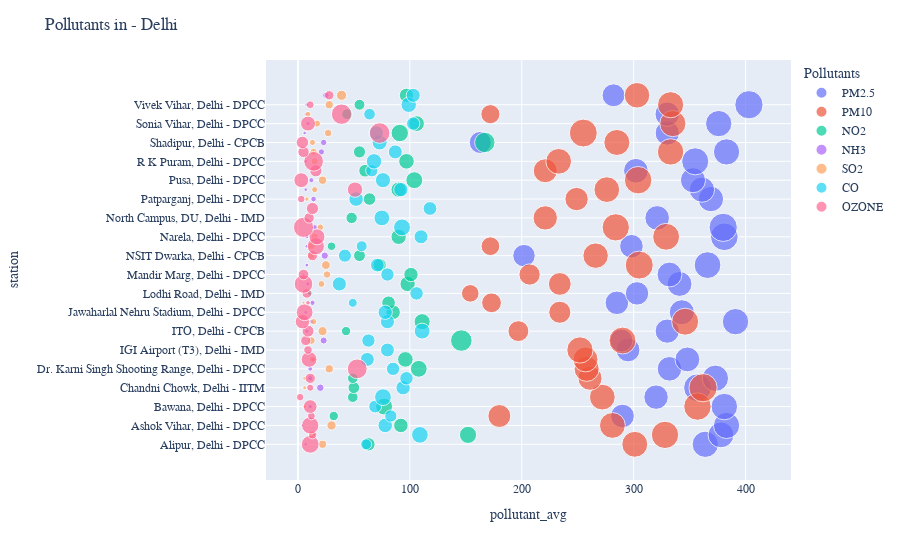
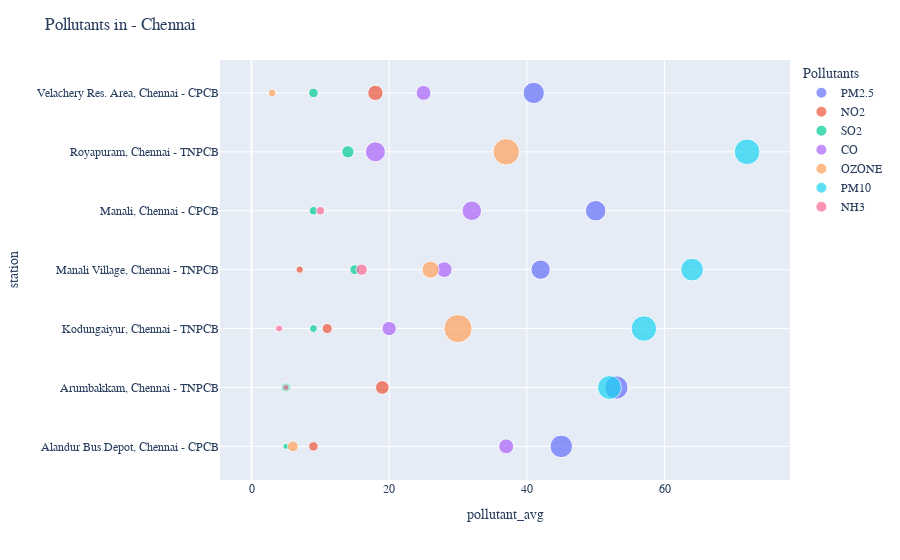

Notebook code cell kept with these figures, in order:
### Markdown cell above
# Data Visulization

### Code cell
import plotly.express as px
def generateScatter(filterr,choice):
    fig = px.scatter(df[df[filterr]==choice], x="pollutant_avg", y="station", color="pollutant_id",size='pollutant_max')
    fig.update_layout(
        title="Pollutants in - {} ".format(choice),
        legend_title="Pollutants",
        font=dict(
            family="Courier New, monospace",
            size=12,
    )
    )
    filename="outs/(SCATTER)Pollutants in - {} ".format(choice)
    fig.write_html("{}.html".format(filename))
    fig.show()
    
generateScatter('state','Delhi')
generateScatter('city','Chennai'),

### Figure 1 — Plotly figure (JSON) as saved in the notebook; plotly's stock layout.template omitted (floating-point values rounded to 4 significant figures)
{"data": [{"hovertemplate": "pollutant_id=PM2.5<br>pollutant_avg=%{x}<br>station=%{y}<br>pollutant_max=%{marker.size}<extra></extra>", "legendgroup": "PM2.5", "marker": {"color": "#636efa", "size": [432, 418, 431, 351, 440, 374, 478, 435, 378, 385, 354, 333, 368, 435, 393, 348, 344, 388, 387, 449, 316, 348, 479, 500, 379, 0.0001, 404, 400, 395, 382, 460, 432, 306, 368, 433, 375, 500, 329], "sizemode": "area", "sizeref": 1.25, "symbol": "circle"}, "mode": "markers", "name": "PM2.5", "orientation": "h", "showlegend": true, "type": "scatter", "x": [364, 378, 383, 290, 381, 320, 357, 373, 332, 348, 295, 289, 330, 391, 343, 285, 303, 341, 332, 366, 202, 298, 381, 380, 321, 0.0001, 369, 361, 353, 302, 355, 383, 163, 330, 376, 330, 403, 282], "xaxis": "x", "y": ["Alipur, Delhi - DPCC", "Anand Vihar, Delhi - DPCC", "Ashok Vihar, Delhi - DPCC", "Aya Nagar, Delhi - IMD", "Bawana, Delhi - DPCC", "CRRI Mathura Road, Delhi - IMD", "Chandni Chowk, Delhi - IITM", "DTU, Delhi - CPCB", "Dr. Karni Singh Shooting Range, Delhi - DPCC", "Dwarka-Sector 8, Delhi - DPCC ", "IGI Airport (T3), Delhi - IMD", "IHBAS, Dilshad Garden, Delhi - CPCB", "ITO, Delhi - CPCB", "Jahangirpuri, Delhi - DPCC", "Jawaharlal Nehru Stadium, Delhi - DPCC", "Lodhi Road, Delhi - IITM", "Lodhi Road, Delhi - IMD", "Major Dhyan Chand National Stadium, Delhi - DPCC", "Mandir Marg, Delhi - DPCC", "Mundka, Delhi - DPCC", "NSIT Dwarka, Delhi - CPCB", "Najafgarh, Delhi - DPCC", "Narela, Delhi - DPCC", "Nehru Nagar, Delhi - DPCC", "North Campus, DU, Delhi - IMD", "Okhla Phase-2, Delhi - DPCC", "Patparganj, Delhi - DPCC", "Punjabi Bagh, Delhi - DPCC", "Pusa, Delhi - DPCC", "Pusa, Delhi - IMD", "R K Puram, Delhi - DPCC", "Rohini, Delhi - DPCC", "Shadipur, Delhi - CPCB", "Sirifort, Delhi - CPCB", "Sonia Vihar, Delhi - DPCC", "Sri Aurobindo Marg, Delhi - DPCC", "Vivek Vihar, Delhi - DPCC", "Wazirpur, Delhi - DPCC"], "yaxis": "y"}, {"hovertemplate": "pollutant_id=PM10<br>pollutant_avg=%{x}<br>station=%{y}<br>pollutant_max=%{marker.size}<extra></extra>", "legendgroup": "PM10", "marker": {"color": "#EF553B", "size": [420, 468, 418, 330, 472, 415, 500, 364, 395, 390, 433, 453, 273, 456, 305, 245, 194, 325, 283, 492, 405, 219, 453, 467, 372, 0.0001, 341, 413, 473, 361, 413, 436, 423, 487, 429, 229, 428, 409], "sizemode": "area", "sizeref": 1.25, "symbol": "circle"}, "mode": "markers", "name": "PM10", "orientation": "h", "showlegend": true, "type": "scatter", "x": [301, 328, 281, 180, 357, 272, 362, 261, 258, 257, 252, 290, 197, 346, 234, 173, 154, 234, 207, 305, 266, 172, 329, 284, 221, 0.0001, 249, 276, 304, 221, 233, 333, 285, 255, 335, 172, 333, 303], "xaxis": "x", "y": ["Alipur, Delhi - DPCC", "Anand Vihar, Delhi - DPCC", "Ashok Vihar, Delhi - DPCC", "Aya Nagar, Delhi - IMD", "Bawana, Delhi - DPCC", "CRRI Mathura Road, Delhi - IMD", "Chandni Chowk, Delhi - IITM", "DTU, Delhi - CPCB", "Dr. Karni Singh Shooting Range, Delhi - DPCC", "Dwarka-Sector 8, Delhi - DPCC ", "IGI Airport (T3), Delhi - IMD", "IHBAS, Dilshad Garden, Delhi - CPCB", "ITO, Delhi - CPCB", "Jahangirpuri, Delhi - DPCC", "Jawaharlal Nehru Stadium, Delhi - DPCC", "Lodhi Road, Delhi - IITM", "Lodhi Road, Delhi - IMD", "Major Dhyan Chand National Stadium, Delhi - DPCC", "Mandir Marg, Delhi - DPCC", "Mundka, Delhi - DPCC", "NSIT Dwarka, Delhi - CPCB", "Najafgarh, Delhi - DPCC", "Narela, Delhi - DPCC", "Nehru Nagar, Delhi - DPCC", "North Campus, DU, Delhi - IMD", "Okhla Phase-2, Delhi - DPCC", "Patparganj, Delhi - DPCC", "Punjabi Bagh, Delhi - DPCC", "Pusa, Delhi - DPCC", "Pusa, Delhi - IMD", "R K Puram, Delhi - DPCC", "Rohini, Delhi - DPCC", "Shadipur, Delhi - CPCB", "Sirifort, Delhi - CPCB", "Sonia Vihar, Delhi - DPCC", "Sri Aurobindo Marg, Delhi - DPCC", "Vivek Vihar, Delhi - DPCC", "Wazirpur, Delhi - DPCC"], "yaxis": "y"}, {"hovertemplate": "pollutant_id=NO2<br>pollutant_avg=%{x}<br>station=%{y}<br>pollutant_max=%{marker.size}<extra></extra>", "legendgroup": "NO2", "marker": {"color": "#00cc96", "size": [112, 185, 132, 55, 179, 70, 85, 69, 177, 152, 290, 54, 162, 134, 117, 18, 147, 128, 111, 88, 45, 147, 0.0001, 81, 0.0001, 98, 147, 179, 100, 152, 92, 260, 190, 155, 75, 74, 127], "sizemode": "area", "sizeref": 1.25, "symbol": "circle"}, "mode": "markers", "name": "NO2", "orientation": "h", "showlegend": true, "type": "scatter", "x": [63, 152, 92, 32, 77, 49, 50, 49, 108, 96, 146, 43, 111, 85, 81, 11, 98, 101, 73, 55, 30, 90, 0.0001, 48, 0.0001, 64, 90, 104, 60, 97, 55, 167, 91, 106, 44, 55, 97], "xaxis": "x", "y": ["Alipur, Delhi - DPCC", "Anand Vihar, Delhi - DPCC", "Ashok Vihar, Delhi - DPCC", "Aya Nagar, Delhi - IMD", "Bawana, Delhi - DPCC", "CRRI Mathura Road, Delhi - IMD", "Chandni Chowk, Delhi - IITM", "DTU, Delhi - CPCB", "Dr. Karni Singh Shooting Range, Delhi - DPCC", "Dwarka-Sector 8, Delhi - DPCC ", "IHBAS, Dilshad Garden, Delhi - CPCB", "ITO, Delhi - CPCB", "Jahangirpuri, Delhi - DPCC", "Jawaharlal Nehru Stadium, Delhi - DPCC", "Lodhi Road, Delhi - IITM", "Lodhi Road, Delhi - IMD", "Major Dhyan Chand National Stadium, Delhi - DPCC", "Mandir Marg, Delhi - DPCC", "Mundka, Delhi - DPCC", "NSIT Dwarka, Delhi - CPCB", "Najafgarh, Delhi - DPCC", "Narela, Delhi - DPCC", "Nehru Nagar, Delhi - DPCC", "North Campus, DU, Delhi - IMD", "Okhla Phase-2, Delhi - DPCC", "Patparganj, Delhi - DPCC", "Punjabi Bagh, Delhi - DPCC", "Pusa, Delhi - DPCC", "Pusa, Delhi - IMD", "R K Puram, Delhi - DPCC", "Rohini, Delhi - DPCC", "Shadipur, Delhi - CPCB", "Sirifort, Delhi - CPCB", "Sonia Vihar, Delhi - DPCC", "Sri Aurobindo Marg, Delhi - DPCC", "Vivek Vihar, Delhi - DPCC", "Wazirpur, Delhi - DPCC"], "yaxis": "y"}, {"hovertemplate": "pollutant_id=NH3<br>pollutant_avg=%{x}<br>station=%{y}<br>pollutant_max=%{marker.size}<extra></extra>", "legendgroup": "NH3", "marker": {"color": "#ab63fa", "size": [8, 17, 5, 12, 35, 18, 14, 15, 31, 12, 14, 9, 17, 11, 6, 9, 33, 9, 10, 19, 0.0001, 20, 8, 16, 8, 24, 26, 8, 11, 7, 10, 26], "sizemode": "area", "sizeref": 1.25, "symbol": "circle"}, "mode": "markers", "name": "NH3", "orientation": "h", "showlegend": true, "type": "scatter", "x": [7, 15, 4, 11, 20, 11, 11, 14, 23, 8, 12, 7, 13, 9, 5, 8, 24, 8, 8, 15, 0.0001, 14, 7, 12, 7, 21, 23, 6, 9, 7, 8, 25], "xaxis": "x", "y": ["Alipur, Delhi - DPCC", "Anand Vihar, Delhi - DPCC", "Ashok Vihar, Delhi - DPCC", "Bawana, Delhi - DPCC", "Chandni Chowk, Delhi - IITM", "DTU, Delhi - CPCB", "Dr. Karni Singh Shooting Range, Delhi - DPCC", "Dwarka-Sector 8, Delhi - DPCC ", "IHBAS, Dilshad Garden, Delhi - CPCB", "ITO, Delhi - CPCB", "Jahangirpuri, Delhi - DPCC", "Jawaharlal Nehru Stadium, Delhi - DPCC", "Lodhi Road, Delhi - IITM", "Major Dhyan Chand National Stadium, Delhi - DPCC", "Mandir Marg, Delhi - DPCC", "Mundka, Delhi - DPCC", "NSIT Dwarka, Delhi - CPCB", "Najafgarh, Delhi - DPCC", "Narela, Delhi - DPCC", "Nehru Nagar, Delhi - DPCC", "Okhla Phase-2, Delhi - DPCC", "Patparganj, Delhi - DPCC", "Punjabi Bagh, Delhi - DPCC", "Pusa, Delhi - DPCC", "R K Puram, Delhi - DPCC", "Rohini, Delhi - DPCC", "Shadipur, Delhi - CPCB", "Sirifort, Delhi - CPCB", "Sonia Vihar, Delhi - DPCC", "Sri Aurobindo Marg, Delhi - DPCC", "Vivek Vihar, Delhi - DPCC", "Wazirpur, Delhi - DPCC"], "yaxis": "y"}, {"hovertemplate": "pollutant_id=SO2<br>pollutant_avg=%{x}<br>station=%{y}<br>pollutant_max=%{marker.size}<extra></extra>", "legendgroup": "SO2", "marker": {"color": "#FFA15A", "size": [41, 26, 54, 10, 9, 9, 42, 25, 37, 51, 24, 0.0001, 6, 29, 35, 48, 33, 36, 35, 28, 0.0001, 12, 23, 44, 33, 33, 23, 36, 32, 20, 43, 65], "sizemode": "area", "sizeref": 1.25, "symbol": "circle"}, "mode": "markers", "name": "SO2", "orientation": "h", "showlegend": true, "type": "scatter", "x": [22, 13, 30, 6, 6, 6, 28, 13, 12, 22, 14, 0.0001, 5, 21, 26, 25, 12, 12, 15, 20, 0.0001, 8, 15, 22, 15, 14, 13, 27, 17, 9, 28, 39], "xaxis": "x", "y": ["Alipur, Delhi - DPCC", "Anand Vihar, Delhi - DPCC", "Ashok Vihar, Delhi - DPCC", "Bawana, Delhi - DPCC", "Chandni Chowk, Delhi - IITM", "DTU, Delhi - CPCB", "Dr. Karni Singh Shooting Range, Delhi - DPCC", "Dwarka-Sector 8, Delhi - DPCC ", "IHBAS, Dilshad Garden, Delhi - CPCB", "ITO, Delhi - CPCB", "Jahangirpuri, Delhi - DPCC", "Jawaharlal Nehru Stadium, Delhi - DPCC", "Lodhi Road, Delhi - IITM", "Major Dhyan Chand National Stadium, Delhi - DPCC", "Mandir Marg, Delhi - DPCC", "Mundka, Delhi - DPCC", "NSIT Dwarka, Delhi - CPCB", "Najafgarh, Delhi - DPCC", "Narela, Delhi - DPCC", "Nehru Nagar, Delhi - DPCC", "Okhla Phase-2, Delhi - DPCC", "Patparganj, Delhi - DPCC", "Punjabi Bagh, Delhi - DPCC", "Pusa, Delhi - DPCC", "R K Puram, Delhi - DPCC", "Rohini, Delhi - DPCC", "Shadipur, Delhi - CPCB", "Sirifort, Delhi - CPCB", "Sonia Vihar, Delhi - DPCC", "Sri Aurobindo Marg, Delhi - DPCC", "Vivek Vihar, Delhi - DPCC", "Wazirpur, Delhi - DPCC"], "yaxis": "y"}, {"hovertemplate": "pollutant_id=CO<br>pollutant_avg=%{x}<br>station=%{y}<br>pollutant_max=%{marker.size}<extra></extra>", "legendgroup": "CO", "marker": {"color": "#19d3f3", "size": [75, 174, 132, 95, 103, 177, 129, 113, 111, 122, 120, 111, 158, 125, 128, 50, 114, 126, 111, 118, 107, 75, 122, 179, 156, 118, 133, 129, 144, 94, 149, 122, 142, 133, 111, 85, 149, 124], "sizemode": "area", "sizeref": 1.25, "symbol": "circle"}, "mode": "markers", "name": "CO", "orientation": "h", "showlegend": true, "type": "scatter", "x": [61, 109, 78, 83, 69, 76, 94, 97, 85, 62, 80, 63, 111, 80, 78, 49, 106, 37, 80, 71, 42, 57, 110, 93, 75, 118, 52, 92, 76, 66, 68, 87, 73, 70, 103, 64, 99, 103], "xaxis": "x", "y": ["Alipur, Delhi - DPCC", "Anand Vihar, Delhi - DPCC", "Ashok Vihar, Delhi - DPCC", "Aya Nagar, Delhi - IMD", "Bawana, Delhi - DPCC", "CRRI Mathura Road, Delhi - IMD", "Chandni Chowk, Delhi - IITM", "DTU, Delhi - CPCB", "Dr. Karni Singh Shooting Range, Delhi - DPCC", "Dwarka-Sector 8, Delhi - DPCC ", "IGI Airport (T3), Delhi - IMD", "IHBAS, Dilshad Garden, Delhi - CPCB", "ITO, Delhi - CPCB", "Jahangirpuri, Delhi - DPCC", "Jawaharlal Nehru Stadium, Delhi - DPCC", "Lodhi Road, Delhi - IITM", "Lodhi Road, Delhi - IMD", "Major Dhyan Chand National Stadium, Delhi - DPCC", "Mandir Marg, Delhi - DPCC", "Mundka, Delhi - DPCC", "NSIT Dwarka, Delhi - CPCB", "Najafgarh, Delhi - DPCC", "Narela, Delhi - DPCC", "Nehru Nagar, Delhi - DPCC", "North Campus, DU, Delhi - IMD", "Okhla Phase-2, Delhi - DPCC", "Patparganj, Delhi - DPCC", "Punjabi Bagh, Delhi - DPCC", "Pusa, Delhi - DPCC", "Pusa, Delhi - IMD", "R K Puram, Delhi - DPCC", "Rohini, Delhi - DPCC", "Shadipur, Delhi - CPCB", "Sirifort, Delhi - CPCB", "Sonia Vihar, Delhi - DPCC", "Sri Aurobindo Marg, Delhi - DPCC", "Vivek Vihar, Delhi - DPCC", "Wazirpur, Delhi - DPCC"], "yaxis": "y"}, {"hovertemplate": "pollutant_id=OZONE<br>pollutant_avg=%{x}<br>station=%{y}<br>pollutant_max=%{marker.size}<extra></extra>", "legendgroup": "OZONE", "marker": {"color": "#FF6692", "size": [199, 41, 185, 39, 118, 35, 31, 66, 247, 156, 45, 64, 90, 129, 177, 13, 59, 215, 71, 66, 185, 160, 254, 68, 93, 36, 148, 138, 94, 243, 81, 97, 265, 139, 260, 38, 55], "sizemode": "area", "sizeref": 1.25, "symbol": "circle"}, "mode": "markers", "name": "OZONE", "orientation": "h", "showlegend": true, "type": "scatter", "x": [11, 13, 11, 12, 11, 2, 11, 11, 53, 10, 9, 7, 9, 4, 6, 9, 8, 5, 5, 13, 16, 17, 5, 10, 13, 3, 51, 3, 16, 14, 5, 4, 73, 9, 39, 11, 28], "xaxis": "x", "y": ["Alipur, Delhi - DPCC", "Anand Vihar, Delhi - DPCC", "Ashok Vihar, Delhi - DPCC", "Aya Nagar, Delhi - IMD", "Bawana, Delhi - DPCC", "CRRI Mathura Road, Delhi - IMD", "Chandni Chowk, Delhi - IITM", "DTU, Delhi - CPCB", "Dr. Karni Singh Shooting Range, Delhi - DPCC", "Dwarka-Sector 8, Delhi - DPCC ", "IGI Airport (T3), Delhi - IMD", "IHBAS, Dilshad Garden, Delhi - CPCB", "ITO, Delhi - CPCB", "Jahangirpuri, Delhi - DPCC", "Jawaharlal Nehru Stadium, Delhi - DPCC", "Lodhi Road, Delhi - IITM", "Lodhi Road, Delhi - IMD", "Major Dhyan Chand National Stadium, Delhi - DPCC", "Mandir Marg, Delhi - DPCC", "NSIT Dwarka, Delhi - CPCB", "Najafgarh, Delhi - DPCC", "Narela, Delhi - DPCC", "Nehru Nagar, Delhi - DPCC", "North Campus, DU, Delhi - IMD", "Okhla Phase-2, Delhi - DPCC", "Patparganj, Delhi - DPCC", "Punjabi Bagh, Delhi - DPCC", "Pusa, Delhi - DPCC", "Pusa, Delhi - IMD", "R K Puram, Delhi - DPCC", "Rohini, Delhi - DPCC", "Shadipur, Delhi - CPCB", "Sirifort, Delhi - CPCB", "Sonia Vihar, Delhi - DPCC", "Sri Aurobindo Marg, Delhi - DPCC", "Vivek Vihar, Delhi - DPCC", "Wazirpur, Delhi - DPCC"], "yaxis": "y"}], "layout": {"font": {"family": "Courier New, monospace", "size": 12}, "legend": {"itemsizing": "constant", "title": {"text": "Pollutants"}, "tracegroupgap": 0}, "margin": {"t": 60}, "title": {"text": "Pollutants in - Delhi "}, "xaxis": {"anchor": "y", "domain": [0, 1], "title": {"text": "pollutant_avg"}}, "yaxis": {"anchor": "x", "domain": [0, 1], "title": {"text": "station"}}}}

### Figure 2 — Plotly figure (JSON) as saved in the notebook; plotly's stock layout.template omitted (floating-point values rounded to 4 significant figures)
{"data": [{"hovertemplate": "pollutant_id=PM2.5<br>pollutant_avg=%{x}<br>station=%{y}<br>pollutant_max=%{marker.size}<extra></extra>", "legendgroup": "PM2.5", "marker": {"color": "#636efa", "size": [84, 90, 0.0001, 62, 70, 0.0001, 75], "sizemode": "area", "sizeref": 0.33, "symbol": "circle"}, "mode": "markers", "name": "PM2.5", "orientation": "h", "showlegend": true, "type": "scatter", "x": [45, 53, 0.0001, 42, 50, 0.0001, 41], "xaxis": "x", "y": ["Alandur Bus Depot, Chennai - CPCB", "Arumbakkam, Chennai - TNPCB", "Kodungaiyur, Chennai - TNPCB", "Manali Village, Chennai - TNPCB", "Manali, Chennai - CPCB", "Royapuram, Chennai - TNPCB", "Velachery Res. Area, Chennai - CPCB"], "yaxis": "y"}, {"hovertemplate": "pollutant_id=NO2<br>pollutant_avg=%{x}<br>station=%{y}<br>pollutant_max=%{marker.size}<extra></extra>", "legendgroup": "NO2", "marker": {"color": "#EF553B", "size": [15, 31, 17, 9, 0.0001, 0.0001, 39], "sizemode": "area", "sizeref": 0.33, "symbol": "circle"}, "mode": "markers", "name": "NO2", "orientation": "h", "showlegend": true, "type": "scatter", "x": [9, 19, 11, 7, 0.0001, 0.0001, 18], "xaxis": "x", "y": ["Alandur Bus Depot, Chennai - CPCB", "Arumbakkam, Chennai - TNPCB", "Kodungaiyur, Chennai - TNPCB", "Manali Village, Chennai - TNPCB", "Manali, Chennai - CPCB", "Royapuram, Chennai - TNPCB", "Velachery Res. Area, Chennai - CPCB"], "yaxis": "y"}, {"hovertemplate": "pollutant_id=SO2<br>pollutant_avg=%{x}<br>station=%{y}<br>pollutant_max=%{marker.size}<extra></extra>", "legendgroup": "SO2", "marker": {"color": "#00cc96", "size": [6, 13, 10, 16, 12, 25, 15], "sizemode": "area", "sizeref": 0.33, "symbol": "circle"}, "mode": "markers", "name": "SO2", "orientation": "h", "showlegend": true, "type": "scatter", "x": [5, 5, 9, 15, 9, 14, 9], "xaxis": "x", "y": ["Alandur Bus Depot, Chennai - CPCB", "Arumbakkam, Chennai - TNPCB", "Kodungaiyur, Chennai - TNPCB", "Manali Village, Chennai - TNPCB", "Manali, Chennai - CPCB", "Royapuram, Chennai - TNPCB", "Velachery Res. Area, Chennai - CPCB"], "yaxis": "y"}, {"hovertemplate": "pollutant_id=CO<br>pollutant_avg=%{x}<br>station=%{y}<br>pollutant_max=%{marker.size}<extra></extra>", "legendgroup": "CO", "marker": {"color": "#ab63fa", "size": [37, 34, 41, 63, 66, 37], "sizemode": "area", "sizeref": 0.33, "symbol": "circle"}, "mode": "markers", "name": "CO", "orientation": "h", "showlegend": true, "type": "scatter", "x": [37, 20, 28, 32, 18, 25], "xaxis": "x", "y": ["Alandur Bus Depot, Chennai - CPCB", "Kodungaiyur, Chennai - TNPCB", "Manali Village, Chennai - TNPCB", "Manali, Chennai - CPCB", "Royapuram, Chennai - TNPCB", "Velachery Res. Area, Chennai - CPCB"], "yaxis": "y"}, {"hovertemplate": "pollutant_id=OZONE<br>pollutant_avg=%{x}<br>station=%{y}<br>pollutant_max=%{marker.size}<extra></extra>", "legendgroup": "OZONE", "marker": {"color": "#FFA15A", "size": [19, 132, 48, 116, 10], "sizemode": "area", "sizeref": 0.33, "symbol": "circle"}, "mode": "markers", "name": "OZONE", "orientation": "h", "showlegend": true, "type": "scatter", "x": [6, 30, 26, 37, 3], "xaxis": "x", "y": ["Alandur Bus Depot, Chennai - CPCB", "Kodungaiyur, Chennai - TNPCB", "Manali Village, Chennai - TNPCB", "Royapuram, Chennai - TNPCB", "Velachery Res. Area, Chennai - CPCB"], "yaxis": "y"}, {"hovertemplate": "pollutant_id=PM10<br>pollutant_avg=%{x}<br>station=%{y}<br>pollutant_max=%{marker.size}<extra></extra>", "legendgroup": "PM10", "marker": {"color": "#19d3f3", "size": [94, 108, 85, 109], "sizemode": "area", "sizeref": 0.33, "symbol": "circle"}, "mode": "markers", "name": "PM10", "orientation": "h", "showlegend": true, "type": "scatter", "x": [52, 57, 64, 72], "xaxis": "x", "y": ["Arumbakkam, Chennai - TNPCB", "Kodungaiyur, Chennai - TNPCB", "Manali Village, Chennai - TNPCB", "Royapuram, Chennai - TNPCB"], "yaxis": "y"}, {"hovertemplate": "pollutant_id=NH3<br>pollutant_avg=%{x}<br>station=%{y}<br>pollutant_max=%{marker.size}<extra></extra>", "legendgroup": "NH3", "marker": {"color": "#FF6692", "size": [6, 8, 21, 12, 0.0001], "sizemode": "area", "sizeref": 0.33, "symbol": "circle"}, "mode": "markers", "name": "NH3", "orientation": "h", "showlegend": true, "type": "scatter", "x": [5, 4, 16, 10, 0.0001], "xaxis": "x", "y": ["Arumbakkam, Chennai - TNPCB", "Kodungaiyur, Chennai - TNPCB", "Manali Village, Chennai - TNPCB", "Manali, Chennai - CPCB", "Royapuram, Chennai - TNPCB"], "yaxis": "y"}], "layout": {"font": {"family": "Courier New, monospace", "size": 12}, "legend": {"itemsizing": "constant", "title": {"text": "Pollutants"}, "tracegroupgap": 0}, "margin": {"t": 60}, "title": {"text": "Pollutants in - Chennai "}, "xaxis": {"anchor": "y", "domain": [0, 1], "title": {"text": "pollutant_avg"}}, "yaxis": {"anchor": "x", "domain": [0, 1], "title": {"text": "station"}}}}
